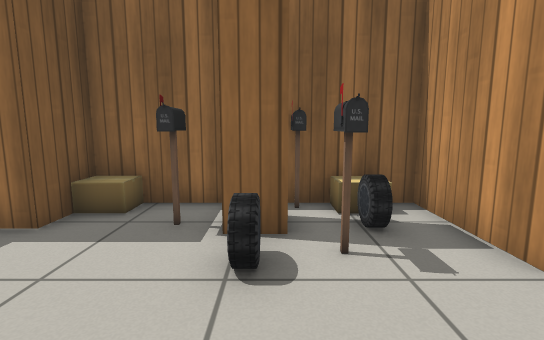
view 1 (above)

13 first-person views from a walk through a robot-simulator world made for Gazebo. The camera is 0.81 m above the floor, tilts 8° down and sees 85° across. The lines on the ground mark 1 m squares. The floor is counted in squares, 0.5 m on a side. Each view is taken from the middle of a square. On the plan, view 1 faces up. The plan holds only what a view shows up to about 15 squares ahead; the rest is blank. Gazebo's built-in surfaces are drawn with simple patterns. Some stock models are drawn as simple stand-ins.

view 2
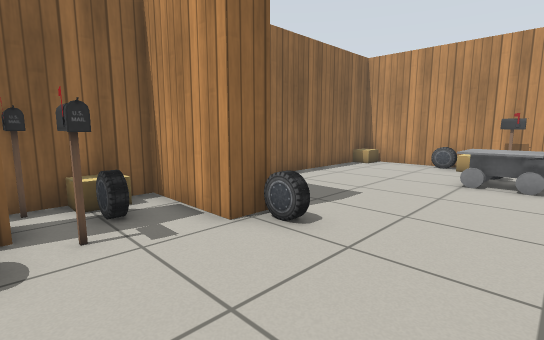

view 3
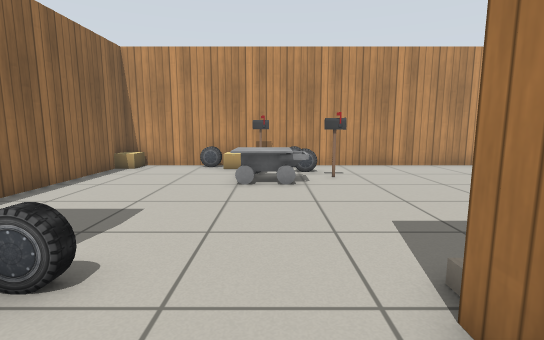

view 4
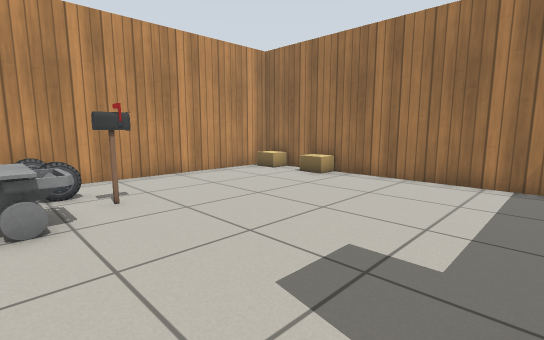

view 5
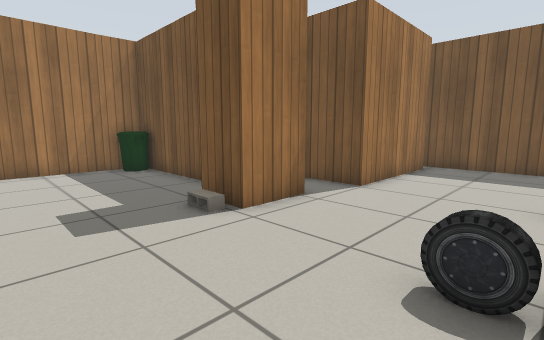

view 6
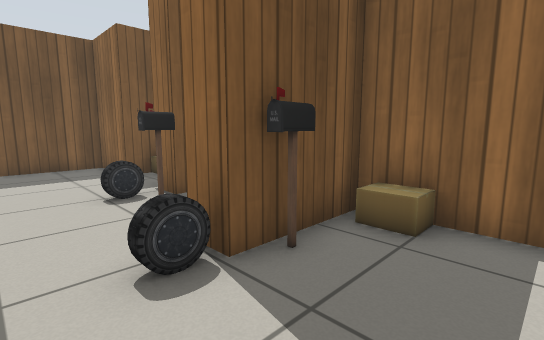

view 7
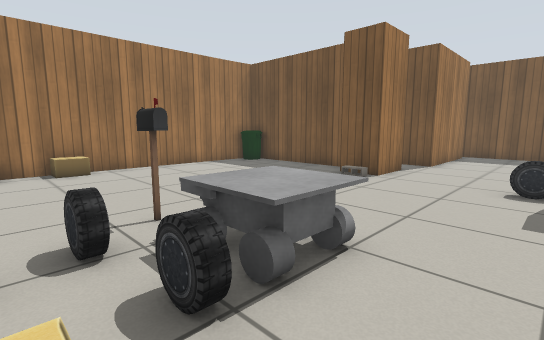

view 8
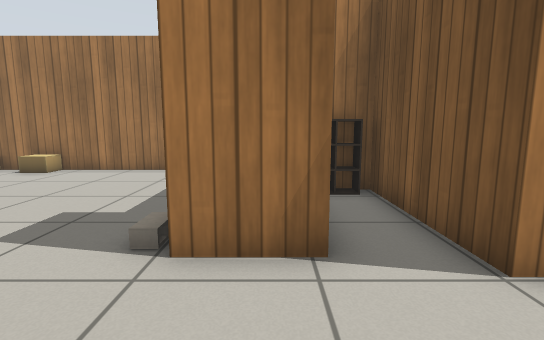

view 9
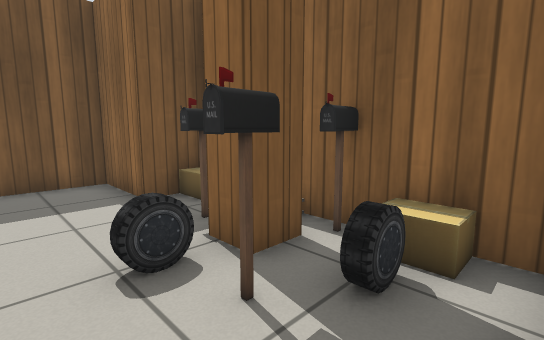

view 10
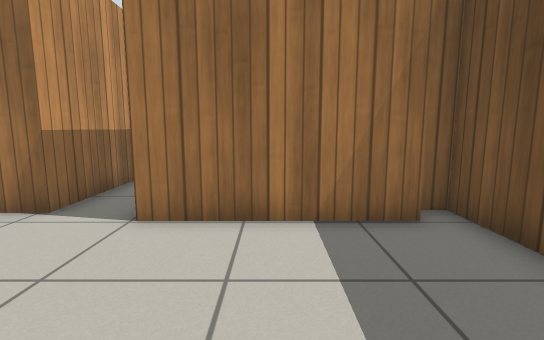

view 11
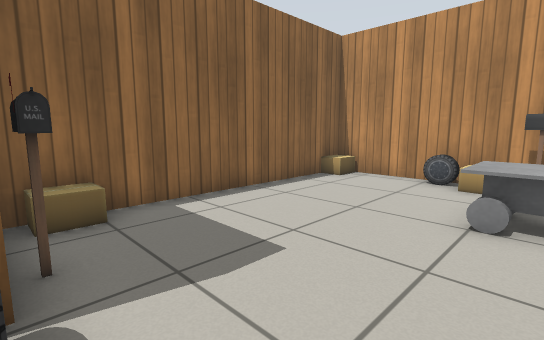

view 12
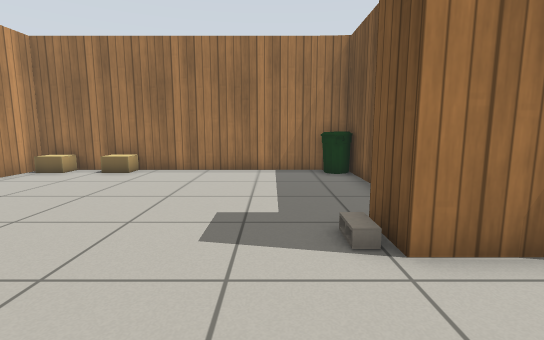

view 13
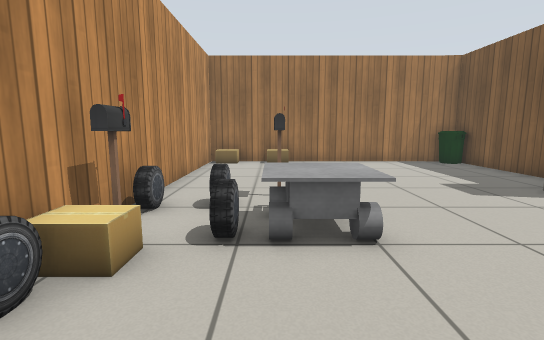

### Floor plan
Points are (right, up) in squares from view 1. A wall is a line through its corners. A room is listed if a view was taken in it or the views show most of it. See-through windows are left out.
Room 1 (views 1, 2, 3, 4, 5, 6, 7, 8, 9, 10, 11, 12, 13)
walls: (2.1, -3.8) (2.1, -9.6) (14, -9.6) (14, 6.3) (4.1, 6.3) (4.1, 4.4); (3.1, 3.1) (3.1, 6.3); (1.3, -5.1) (1.3, -1.6) (3.3, -1.6) (3.3, -3.1); (-0.2, -5.1) (0.5, -5.1); (0.2, 5.5) (0.2, 4.4) (-0.9, 4.4); (0.4, 6.3) (-3.8, 6.3) (-3.8, 4.6) (-6.5, 4.6) (-6.5, -1.8) (-5.9, -1.8); (-5.6, -1.1) (-0.6, -1.1) (-0.6, -5.8) (0.5, -5.8)
objects: cardboard box (-3, 6); postbox (-2, 5); other object (-1, 6); car (0, 3) to (0, 4); postbox (1, 4); postbox (1, 6); car (2, 4) to (2, 5); cardboard box (2, 6); bin (3, -9); cinder block (4, -2); car (4, 2) to (4, 3); postbox (4, 4); cardboard box (5, 6); cardboard box (10, -9) to (11, -9); other object (10, -1) to (11, 1); postbox (11, -2); car (12, -1); car (12, 1); cardboard box (13, -9); car (13, -1); cardboard box (13, 1); car (13, 2); cardboard box (13, 6)

Where each view was taken, in squares from view 1:
view 1: 0 up, 0 right, facing up
view 2: 1 down, 0 right, facing up-right
view 3: 0 up, 1 right, facing right
view 4: 0 up, 4 right, facing down-right
view 5: 3 up, 7 right, facing down-left
view 6: 1 up, 7 right, facing up-left
view 7: 3 up, 13 right, facing down-left
view 8: 2 up, 2 right, facing down
view 9: 2 up, 3 right, facing up-left
view 10: 4 up, 3 left, facing down
view 11: 0 up, 4 right, facing up-right
view 12: 2 up, 5 right, facing down
view 13: 5 up, 11 right, facing down
